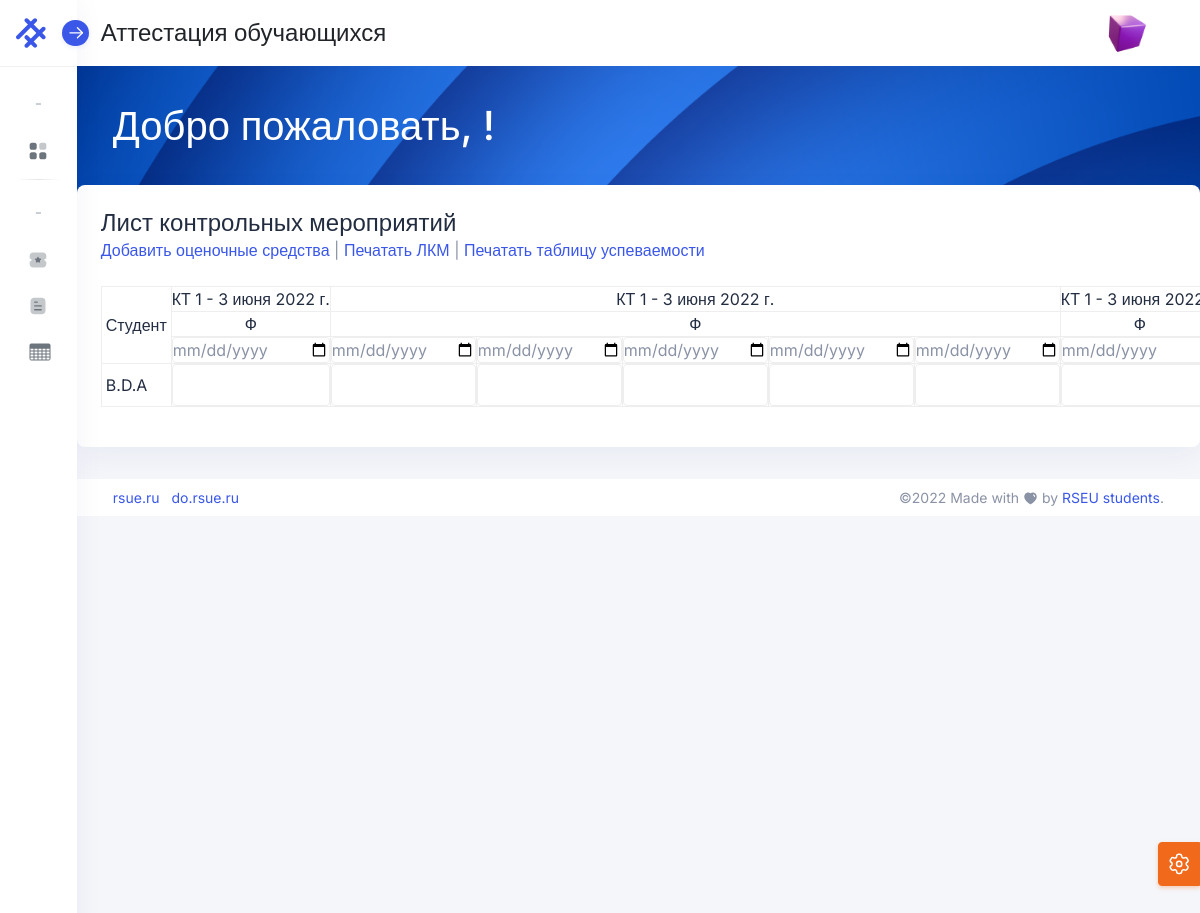
The app's page /accounts/profile/lca/1 with its own data.
### indexing/models.py (models this page shows, shortened)
class GradeServiceSet(models.Model):
    check_point = models.ForeignKey(
        CheckPoint,
        verbose_name='Контрольная точка',
        on_delete=models.CASCADE,
        null=False,
        blank=False,
    )
    grade_service = models.ForeignKey(
        GradeService,
        verbose_name='Оценочное средство',
        on_delete=models.CASCADE,
        null=False,
        blank=False,
    )
    form_holding = models.ForeignKey(
        FormHolding,
        verbose_name='Форма проведения',
        on_delete=models.CASCADE,
        null=False,
        blank=False,
    )
    order_holding = models.ForeignKey(
        OrderHolding,
        verbose_name='Порядок проведения',
        on_delete=models.CASCADE,
        null=False,
        blank=False,
    )
    evaluation_quantity = models.IntegerField(verbose_name='Количество')
    evaluation_rate = models.DecimalField(
        max_digits=3,
        decimal_places=1,
        null=False,
        blank=False,
        verbose_name='Баллов за единицу'
    )
    evaluation_scale = models.TextField(
        verbose_name='Шкала оценивания',
        null=True,
        blank=True,
    )
    evaluation_criteria = models.TextField(verbose_name='Критерии оценивания')
    class Meta:
        verbose_name = 'Группа оценочных средств'
        verbose_name_plural = 'Группы оценочных средств'

class CheckPoint(models.Model):
    lca = models.ForeignKey(
        List_Of_Control_Activities,
        verbose_name='ЛКМ',
        on_delete=models.CASCADE,
        related_name='lca_checkpoints'
    )
    number = models.SmallIntegerField(verbose_name='Номер')
    date = models.DateField(verbose_name='Дата')
    class Meta:
        verbose_name = 'Контрольная точка'
        verbose_name_plural = 'Контрольные точки'

class GradeService(models.Model):
    name = models.CharField(
        verbose_name='Название',
        blank=False,
        null=False,
        max_length=350,
        unique=True,
    )
    class Meta:
        verbose_name = 'Оценочное средство'
        verbose_name_plural = 'Оценочные средства'
    def __str__(self):
        return self.name

class GradeItem(models.Model):
    grade_service_set = models.ForeignKey(
        GradeServiceSet,
        verbose_name='Группа оценочных стредств',
        on_delete=models.CASCADE,
        related_name='lca_grade_items'
    )
    date = models.DateField(
        blank=True,
        null=True,
        verbose_name='Дата занятия',
    )
    class Meta:
        verbose_name = 'Занятие (оценочное средство)'
        verbose_name_plural = 'Занятия (оценочное средства)'
        ordering = ['grade_service_set', 'date']

class Students(models.Model):
    teacher = models.ForeignKey(User, on_delete=models.CASCADE, verbose_name='Преподаватель')
    full_name = models.CharField(verbose_name='Фамилия Имя', max_length=1000, help_text='Савельев Максим')
    key = models.ForeignKey(StudentGroup, on_delete=models.CASCADE, verbose_name='Группа')
    class Meta:
        verbose_name = 'Студента'
        verbose_name_plural = 'Студенты'

### indexing/views.py (the view)
# urls.py: path('accounts/profile/lca/<int:pk>', LCADetailView.as_view(), name='lca-detail'),
class LCADetailView(DetailView):
    model = List_Of_Control_Activities
    template_name = 'profile/lca_detail.html'

### templates/profile/lca_detail.html (shortened to what this page needs)
{% extends 'profile/layout.html' %}
{% block aside_style %}
    sidebar-mini
{% endblock %}
{% block content %}
{% with lca=list_of_control_activities %}
    <div class="conatiner-fluid mt-n5 py-0">
        <div>
            <div class="row">
                <div class="mt-n5 py-0">
                    <div class="card overflow-scroll">
                        <div class="card-header d-flex justify-content-between">
                            <div class="header-title">
                                <h4 class="card-title">Лист контрольных мероприятий</h4>
                                <a href="{% url 'Index:gss-create' lca.id %}">Добавить оценочные средства</a> |
                                <a href="{% url 'Index:lca-print' lca.id %}" target="_blank">Печатать ЛКМ</a> |
                                <a href="{% url 'Index:performance' lca.id %}" target="_blank">Печатать таблицу успеваемости</a>
                            </div>
                        </div>
                        <div class="card-body">
                            {% with checkpoints=lca.lca_checkpoints.all %}
                            <table class="table table-bordered table-sm">
                                <tr>
                                    <td rowspan="3">
                                        Студент
                                    </td>
                                    {% for cp in checkpoints %}
                                        {% for gss in cp.gradeserviceset_set.all %}
                                            <td class="p-0 text-center" colspan="{{ gss.evaluation_quantity }}">
                                                КТ {{ cp.number }} - {{ cp.date }}
                                            </td>
                                        {% endfor %}
                                    {% endfor %}
                                </tr>
                                <tr>
                                    {% for cp in checkpoints %}
                                        {% for gss in cp.gradeserviceset_set.all %}
                                            <td class="p-0 text-center" colspan="{{ gss.evaluation_quantity }}">
                                                {{ gss.grade_service }}
                                            </td>
                                        {% endfor %}
                                    {% endfor %}
                                </tr>
                                <tr>
                                    {% for cp in checkpoints %}
                                        {% for gss in cp.gradeserviceset_set.all %}
                                            {% for item in gss.lca_grade_items.all %}
                                                <td class="p-0 text-center">
                                                    <input type="date" class="form-control p-0" value="{{ item.date|date:'Y-m-d' }}" id="item_{{ item.id }}" onchange="changeDate(this)">
                                                </td>
                                            {% endfor %}
                                        {% endfor %}
                                    {% endfor %}
                                </tr>
                                {% for student in lca.group.students_set.all %}
                                    <tr>
                                        <td>
                                            {{ student.full_name }}
                                        </td>
                                        {% for cp in checkpoints %}
                                            {% for gss in cp.gradeserviceset_set.all %}
                                                {% for item in gss.lca_grade_items.all %}
                                                    <td class="p-0 text-center">
                                                        <input type="text" class="form-control" id="gr_{{ student.id }}_{{ item.id }}" onchange="updateRate(this)">
                                                    </td>
                                                {% endfor %}
                                            {% endfor %}
                                        {% endfor %}
                                    </tr>
                                {% endfor %}
                            </table>
                            {% endwith %}
                        </div>
                    </div>
                </div>
            </div>
        </div>
    </div>
{% endwith %}
{% endblock %}

### templates/profile/layout.html (shortened to what this page needs)
<!doctype html>
<html lang="en" dir="ltr">
<head>
    <link rel="stylesheet" href="/static/assets/css/libs.min.css">
    <link rel="stylesheet" href="/static/assets/css/hope-ui.css?v=1.0.2">
</head>
<body class="  ">
<aside class="sidebar sidebar-default navs-rounded-all {% block aside_style %}{% endblock %}">
    <div class="sidebar-header d-flex align-items-center justify-content-start">
        <a href="#" class="navbar-brand">
        </a>
        <div class="sidebar-toggle" data-toggle="sidebar" data-active="true">
            <i class="icon">
            </i>
        </div>
    </div>
    <div class="sidebar-body pt-0 data-scrollbar">
        <div class="collapse navbar-collapse" id="sidebar">
            <ul class="navbar-nav iq-main-menu">
                <li class="nav-item static-item">
                    <a class="nav-link static-item disabled" href="#" tabindex="-1">
                        <span class="mini-icon">-</span>
                    </a>
                </li>
                <li class="nav-item">
                    <a class="nav-link" aria-current="page" href="{% url 'Index:profile' %}">
                        <i class="icon">
                        </i>
                    </a>
                </li>
                <li><hr class="hr-horizontal"></li>
                <li class="nav-item static-item">
                    <a class="nav-link static-item disabled" href="#" tabindex="-1">
                        <span class="mini-icon">-</span>
                    </a>
                </li>
                <li class="nav-item">
                    <a class="nav-link collapsed" data-bs-toggle="collapse" href="#sidebar-widget" role="button" aria-expanded="false" aria-controls="sidebar-widget">
                        <i class="icon">
                        </i>
                    </a>
                </li>
                <li class="nav-item">
                    <a class="nav-link collapsed" data-bs-toggle="collapse" href="#sidebar-form" role="button" aria-expanded="false" aria-controls="sidebar-form">
                        <i class="icon">
                        </i>
                    </a>
                </li>
                <li class="nav-item">
                    <a class="nav-link collapsed" data-bs-toggle="collapse" href="#sidebar-table" role="button" aria-expanded="false" aria-controls="sidebar-table">
                        <i class="icon">
                        </i>
                    </a>
                </li>
            </ul>
        </div>
    </div>
</aside>
<main class="main-content">
    <div class="position-relative">
        <nav class="nav navbar navbar-expand-lg navbar-light iq-navbar">
            <div class="container-fluid navbar-inner">
                <a href="#" class="navbar-brand">
                            <h4 class="logo-title"><a class="text-dark" href="{% url 'Index:profile' %}">Аттестация обучающихся</a></h4>
                </a>
                <div class="collapse navbar-collapse" id="navbarSupportedContent">
                    <ul class="navbar-nav ms-auto  navbar-list mb-2 mb-lg-0">
                        <a class="nav-link py-0 d-flex align-items-center" href="#" id="navbarDropdown" role="button" data-bs-toggle="dropdown" aria-expanded="false">
                            <img src="/static/assets/images/avatars/02.png" alt="User-Profile" class="img-fluid avatar avatar-50 avatar-rounded">
                        </a>
                    </ul>
                </div>
            </div>
        </nav>
        <div class="iq-navbar-header" style="height: 215px;">
            <div class="container-fluid iq-container">
                <div class="row">
                    <div class="col-md-12">
                        <div class="d-flex justify-content-between align-items-center flex-wrap">
                            <div>
                                <h1>Добро пожаловать,  {{ user.get_full_name }}!</h1>
                            </div>
                        </div>
                    </div>
                </div>
            </div>
            <div class="iq-header-img">
                <img src="/static/assets/images/dashboard/top-header.png" alt="header" class="img-fluid w-100 h-100 animated-scaleX">
            </div>
        </div>
    </div>
    {% block content %}
    {% endblock %}
    <footer class="footer">
        <div class="footer-body">
            <ul class="left-panel list-inline mb-0 p-0">
                <li class="list-inline-item"><a href="https://rsue.ru/">rsue.ru</a></li>
                <li class="list-inline-item"><a href="https://do.rsue.ru/login/index.php">do.rsue.ru</a></li>
            </ul>
            <div class="right-panel">
                ©<script>document.write(new Date().getFullYear())</script> Made with
                <span class="text-gray">
                  </span> by <a href="https://rsue.ru/fakultety/fktib/">RSEU students</a>.
            </div>
        </div>
    </footer>
</main>
<a class="btn btn-fixed-end btn-warning btn-icon btn-setting" data-bs-toggle="offcanvas" data-bs-target="#offcanvasExample" role="button" aria-controls="offcanvasExample">
</a>
</body>
</html>

### records on screen
CheckPoint: number "1", date "3 июня 2022 г.", date "3 июня…"
GradeServiceSet: grade_service "Ф"
GradeServiceSet: grade_service "Ф"
GradeServiceSet: grade_service "Ф"
Students: full_name "B.D.A"
